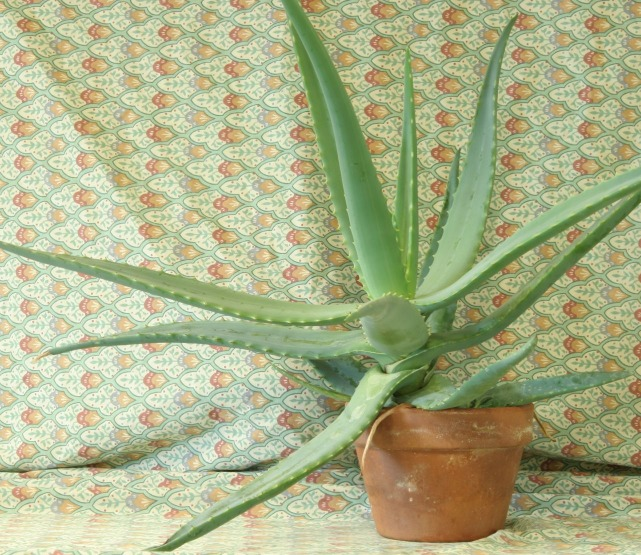
#> input picture data/aloeL.jpg, 641 x 555 px
$ jupyter execute lab08_stereo_depth.ipynb   (older library calls are emulated)
#> lines starting #> are read from the running program, lines starting #| are printed output that depends on the picture; after the words box and inside, x2 and y2 are one past the last pixel; in counts of white or black regions, pixels touching at a corner belong together
# Лабораторная работа №8. Эпиполярная геометрия, disparity и глубина

Условие — в [методичке](CSE5382_15_лабораторных_работ_математические_методы_in_CV.md), раздел «Лабораторная работа №8».

**Данные.** `data/aloeL.jpg`, `data/aloeR.jpg` — ректифицированная стереопара из примеров OpenCV (растение алоэ на фоне ткани), уменьшенная вдвое до 641×555.

> **Оговорка о масштабе.** Калибровка к этой паре не приложена. Значения $f=1870$ px и $B=0.16$ м ниже взяты условно — только чтобы перевести disparity в метры и показать порядок величин. Абсолютные глубины поэтому иллюстративные. Все выводы о *чувствительности* (как ошибка disparity превращается в ошибку глубины) от выбора $f$ и $B$ не зависят: они входят в формулы общим множителем.

## 1. О чём эта работа

### Знакомый пример

Вытяните руку с поднятым пальцем и смотрите на него то левым, то правым глазом. Палец «прыгает» относительно фона. Поднесите палец к носу — прыжок станет большим. Посмотрите так же на дерево за окном — оно почти не сдвинется. Мозг по величине этого сдвига оценивает расстояние. Две камеры рядом делают то же самое.

### Основная идея

Две камеры смотрят параллельно и стоят на расстоянии $B$ друг от друга. Одна и та же точка сцены на левом снимке окажется правее, чем на правом. Величина сдвига в пикселях — **disparity**. Близкие предметы сдвигаются сильно, далёкие — слабо. Из сдвига по простой формуле получается расстояние.

### Понятия

- **Baseline** $B$ — расстояние между центрами камер.
- **Disparity** $d=x_L-x_R$ — разность горизонтальных координат одной и той же точки на левом и правом снимках, в пикселях.
- **Ректификация** — преобразование пары так, чтобы одна и та же точка сцены лежала на **одной строке** обоих снимков. После неё пару для пикселя нужно искать только вдоль строки, а не по всему кадру.
- **Эпиполярная линия.** Точка на левом снимке задаёт луч в пространстве. Проекция этого луча на правый снимок — прямая; пара точки обязана лежать на ней. У ректифицированной пары эпиполярные линии — строки изображения.
- **Фундаментальная матрица** $F$ (3×3) записывает это ограничение для любой, не обязательно ректифицированной пары камер: для пары точек выполняется $x'^TFx=0$.
- **Disparity map** — картинка, где в каждом пикселе записана его disparity. **Depth map** — картинка расстояний.
- **Block matching (StereoBM)** — для каждого окна левого снимка ищет самое похожее окно в той же строке правого. **Semi-global matching (StereoSGBM)** — дополнительно требует, чтобы соседние пиксели имели близкие disparity (плавность).

### Формулы

Эпиполярное ограничение: $x'^TFx=0$, где $x=(x_L,y_L,1)$, $x'=(x_R,y_R,1)$.

Глубина — из подобия треугольников:

$$Z=\frac{fB}{d}$$

$f$ — фокусное в пикселях (лабораторная 7), $B$ — baseline в метрах, $d$ — disparity в пикселях, $Z$ — расстояние в метрах.

Чувствительность — производная глубины по disparity:

$$\left|\frac{dZ}{dd}\right|=\frac{fB}{d^2}=\frac{Z^2}{fB},\qquad \sigma_Z\approx\frac{fB}{d^2}\,\sigma_d$$

$\sigma_d$ — погрешность disparity (обычно доли пикселя), $\sigma_Z$ — получающаяся погрешность глубины. Вторая форма записи, $Z^2/(fB)$, показывает главное: **ошибка глубины растёт как квадрат расстояния**.

[cell 1]
import cv2
import numpy as np
import matplotlib.pyplot as plt

np.set_printoptions(precision=4, suppress=True)
plt.rcParams.update({"figure.dpi": 80, "image.cmap": "gray"})

LEFT, RIGHT = "data/aloeL.jpg", "data/aloeR.jpg"
F_PX = 1870.0        # условное фокусное, px (см. оговорку)
BASELINE_M = 0.16    # условный baseline, м
MIN_DISP, NUM_DISP = 16, 96
cv2.setRNGSeed(0)

## 2. Вопрос 1 — глубина по disparity

> При f=900 px, B=0.12 m, d=54 px найдите глубину Z.

$$Z=\frac{fB}{d}=\frac{900\cdot0.12}{54}=\frac{108}{54}=2\ \text{м}$$

**Проверка единиц:** пиксели × метры / пиксели = метры.

**Смысл.** Произведение $fB=108$ px·м — константа стереопары. Точка на расстоянии 1 м дала бы disparity 108 px, на 2 м — 54 px, на 4 м — 27 px: каждое удвоение расстояния делит disparity пополам.

[cell 2]
f, B, d = 900.0, 0.12, 54.0
print("fB =", f * B, "px·м;  Z =", f * B / d, "м")
for Z in (1, 2, 4, 8, 16):
    print(f"  Z = {Z:2d} м → d = {f * B / Z:6.2f} px")

**Итог вопроса 1:** $Z=2.0$ м.

## 3. Вопрос 2 — погрешность глубины

> При f=900, B=0.12, d=18, σ_d=0.5 px оцените σ_Z. Объясните, во сколько раз возрастёт чувствительность, если disparity уменьшится в два раза.

**Шаг 1. Глубина:** $Z=108/18=6$ м.

**Шаг 2. Чувствительность.** $Z=fB\cdot d^{-1}$, производная: $dZ/dd=-fB\cdot d^{-2}$. По модулю:

$$\left|\frac{dZ}{dd}\right|=\frac{108}{18^2}=\frac{108}{324}=0.3333\ \text{м/px}$$

Ошибка disparity в один пиксель сдвигает оценку глубины на 33 см.

**Шаг 3. Погрешность.** $\sigma_Z\approx0.3333\cdot0.5\approx0.167$ м — около 17 см при расстоянии 6 м (2.8 %).

**Шаг 4. Если $d$ уменьшится вдвое** (точка вдвое дальше, $d=9$, $Z=12$ м): в знаменателе $d^2$, оно уменьшается в 4 раза, значит чувствительность **возрастает в 4 раза**: $108/81=1.333$ м/px, $\sigma_Z\approx0.667$ м.

**Смысл.** Знак минус в производной — «disparity больше → глубина меньше». Сравним с вопросом 1: там $d=54$, $Z=2$ м, чувствительность $108/54^2=0.037$ м/px. Точка в 3 раза дальше — чувствительность в 9 раз выше. Стереокамера точна вблизи и быстро теряет точность с расстоянием.

**Насколько честна линейная оценка.** Формула $\sigma_Z\approx|dZ/dd|\sigma_d$ — приближение для малых ошибок. Точно: $Z(17.5)=6.171$, $Z(18.5)=5.838$ — отклонения $+0.171$ и $-0.162$ м. Ошибка несимметрична: недооценка disparity дороже переоценки.

[cell 3]
f, B, d, sd = 900.0, 0.12, 18.0, 0.5
Z = f * B / d
sens = f * B / d ** 2
print(f"Z = {Z} м, |dZ/dd| = {sens:.4f} м/px, σ_Z ≈ {sens * sd:.4f} м ({100 * sens * sd / Z:.1f} % от Z)")
print(f"при d/2 = {d / 2}: Z = {f * B / (d / 2)} м, |dZ/dd| = {f * B / (d / 2) ** 2:.4f} м/px — в {(f * B / (d / 2) ** 2) / sens:.0f} раза больше")
print(f"точно: Z(d−σ) − Z = {f * B / (d - sd) - Z:+.4f} м, Z(d+σ) − Z = {f * B / (d + sd) - Z:+.4f} м")
print(f"через Z: Z²/(fB) = {Z ** 2 / (f * B):.4f} м/px — та же чувствительность")

**Итог вопроса 2:** $\sigma_Z\approx0.167$ м; при уменьшении disparity вдвое чувствительность возрастает в 4 раза.

## 4. Задание 3 — код и эксперимент

### Шаги 1–2. Стереопара и grayscale

Пара уже ректифицирована. Проверить это можно глазами: одна и та же деталь должна находиться на одной высоте на обоих снимках (красные линии). Численная проверка — в шаге 10.

[cell 4]
left_bgr, right_bgr = cv2.imread(LEFT), cv2.imread(RIGHT)
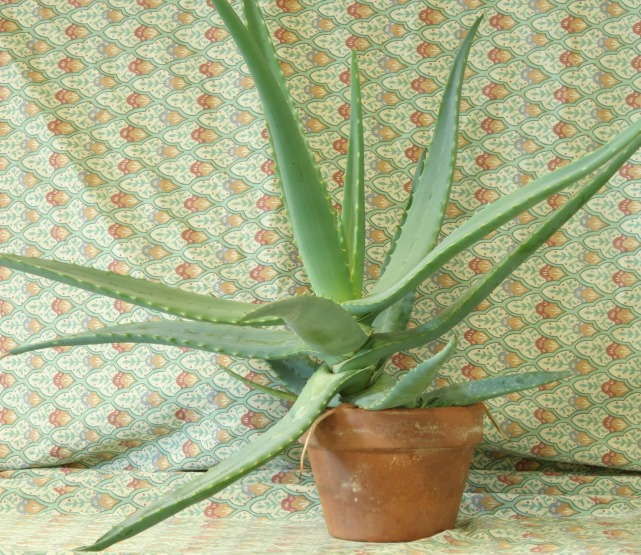
#> input picture data/aloeR.jpg, 641 x 555 px
#> left_bgr is the input picture: shape (555, 641, 3); mean B, G, R 136.8, 177.3, 171.3
#> right_bgr is the input picture: shape (555, 641, 3); mean B, G, R 134.3, 174.3, 168.1
left_gray = cv2.cvtColor(left_bgr, cv2.COLOR_BGR2GRAY)
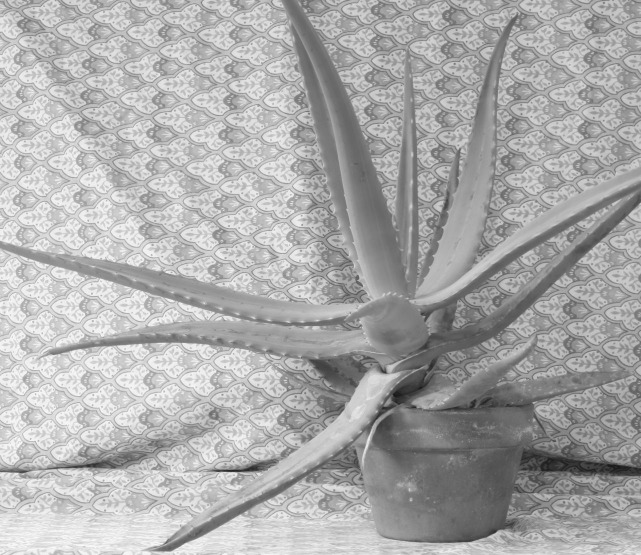
#> left_gray: shape (555, 641); min 23, max 252, mean 170.9
right_gray = cv2.cvtColor(right_bgr, cv2.COLOR_BGR2GRAY)
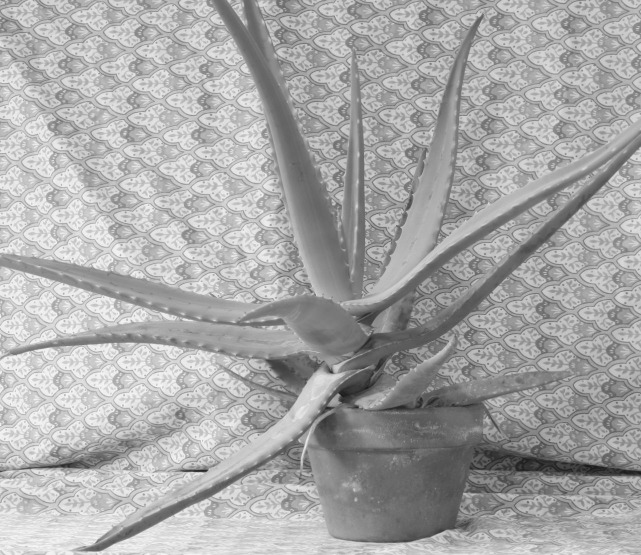
#> right_gray: shape (555, 641); min 23, max 251, mean 167.9
H, W = left_gray.shape
print("размер:", (W, H))
#| размер: (641, 555)

fig, ax = plt.subplots(1, 2, figsize=(12, 5))
for a, im, title in zip(ax, (left_bgr, right_bgr), ("Левый кадр", "Правый кадр")):
    a.imshow(im[..., ::-1]); a.set_title(title); a.axis("off")
    for yy in range(60, H, 90): a.axhline(yy, color="r", lw=0.6)
#> this loop made 2 passes
#> title on passes 1 to 2: 'Левый кадр', 'Правый кадр'
plt.tight_layout(); plt.show()

### Шаги 3–6. StereoBM и StereoSGBM, масштаб disparity, невалидные пиксели

Два технических момента.

**Масштаб.** OpenCV возвращает disparity целыми числами, умноженными на 16 (4 бита отведены под дробную часть — субпиксельная точность 1/16 px). Поэтому результат делим на 16.

**Невалидные пиксели.** Там, где пару найти не удалось, OpenCV записывает значение `minDisparity − 1`. При `minDisparity = 0` это −1, отсюда правило методички «удалить $d\le0$». Мы ищем disparity в диапазоне 16…112 (ближе 16 px в сцене ничего нет), поэтому невалидное значение у нас — 15, и условие валидности: `disp >= MIN_DISP`. Формально $d=15>0$, и без этой поправки невалидные пиксели получили бы «глубину» $fB/15$.

[cell 5]
def run_bm(block):
#> called with block = 9
    bm = cv2.StereoBM_create(numDisparities=NUM_DISP, blockSize=block)
    bm.setMinDisparity(MIN_DISP)
    return bm.compute(left_gray, right_gray).astype(np.float32) / 16.0

def run_sgbm(block, num_disp=NUM_DISP):
#> called with block = 3, num_disp = 96
    sgbm = cv2.StereoSGBM_create(minDisparity=MIN_DISP, numDisparities=num_disp, blockSize=block,
                                 P1=8 * block * block, P2=32 * block * block,
                                 disp12MaxDiff=1, uniquenessRatio=10, speckleWindowSize=100, speckleRange=2)
    return sgbm.compute(left_gray, right_gray).astype(np.float32) / 16.0

def stats(disp, min_disp=MIN_DISP, num_disp=NUM_DISP):
    """Плотность валидной карты и шум: доля валидных пикселей, отличающихся от медианы 5×5 больше чем на 1 px."""
    valid = disp >= min_disp
    region = np.zeros_like(valid); region[:, min_disp + num_disp:] = True     # левая полоса не может иметь пары
    med = cv2.medianBlur(np.where(valid, disp, 0).astype(np.float32), 5)
    noisy = (np.abs(disp - med) > 1.0) & valid
    return 100 * valid[region].mean(), 100 * noisy.sum() / max(valid.sum(), 1), valid

results = {
    "BM, block=9": run_bm(9),
    "BM, block=15": run_bm(15),
    "BM, block=21": run_bm(21),
    "SGBM, block=3": run_sgbm(3),
    "SGBM, block=5": run_sgbm(5),
    "SGBM, block=9": run_sgbm(9),
    "SGBM, block=5, numDisp=64": run_sgbm(5, 64),
}
#> call 4 of run_sgbm, with block = 5, num_disp = 64
#> in run_sgbm (call 4), `return sgbm.compute(left_gray, right_gray).astype(np.float32) / 16.0`:
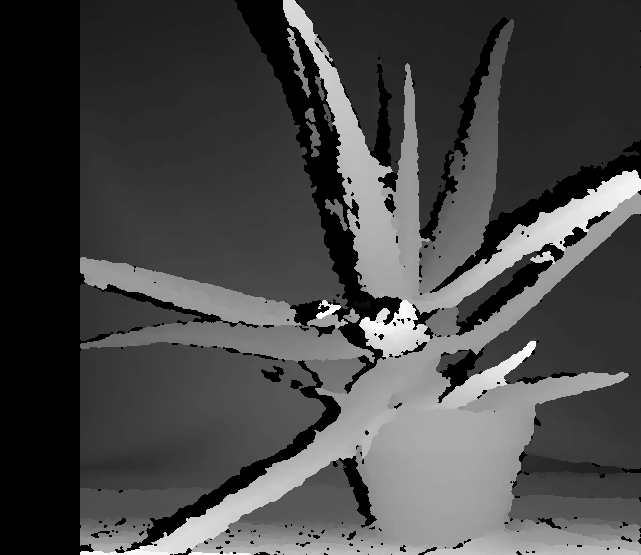
#> returned value: shape (555, 641) float32; min 15, max 79, mean 33; drawn with min black and max white
print(f"{'метод':28}{'плотность, %':>14}{'шум, %':>9}{'d min..max':>16}")
for name, disp in results.items():
    nd = 64 if "numDisp=64" in name else NUM_DISP
    dens, noise, valid = stats(disp, num_disp=nd)
    print(f"{name:28}{dens:14.1f}{noise:9.2f}{f'{disp[valid].min():.1f}..{disp[valid].max():.1f}':>16}")
#> this loop made 7 passes
#> (name, nd, dens, noise) on passes 1 to 7: ('BM, block=9', 96, 79.37, 4.15), ('BM, block=15', 96, 76.25, 1.79), ('BM, block=21', 96, 72.31, 1.32), ('SGBM, block=3', 96, 88.63, 0.894), ('SGBM, block=5', 96, 88.8, 0.675), ('SGBM, block=9', 96, 88.6, 0.474), ('SGBM, block=5, numDisp=64', 64, 89.78, 0.655)
#> (printed output is left out)
#> pass 1, in stats, `valid = disp >= min_disp`:
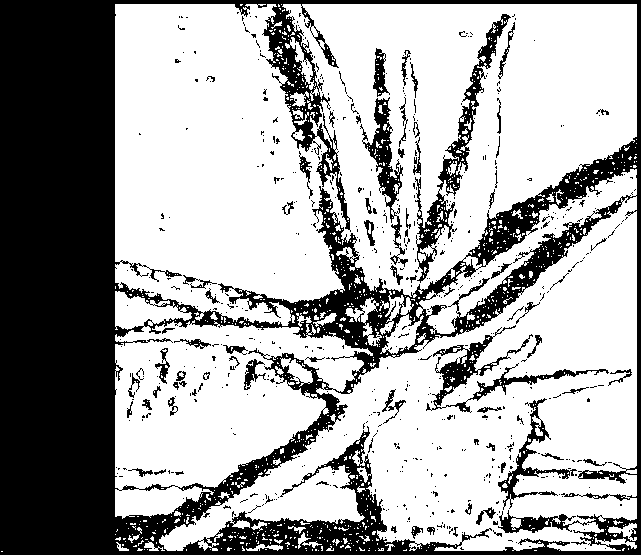
#> valid: shape (555, 641) bool; 65.5% white; 606 black regions (527 under 20 px), largest, box (x1, y1, x2, y2) and area: (0, 0, 641, 555) 107223, (415, 14, 511, 283) 3227, (426, 325, 609, 413) 2379
#> pass 1, in stats, `med = cv2.medianBlur(np.where(valid, disp, 0).astype(np.float32), 5)`:
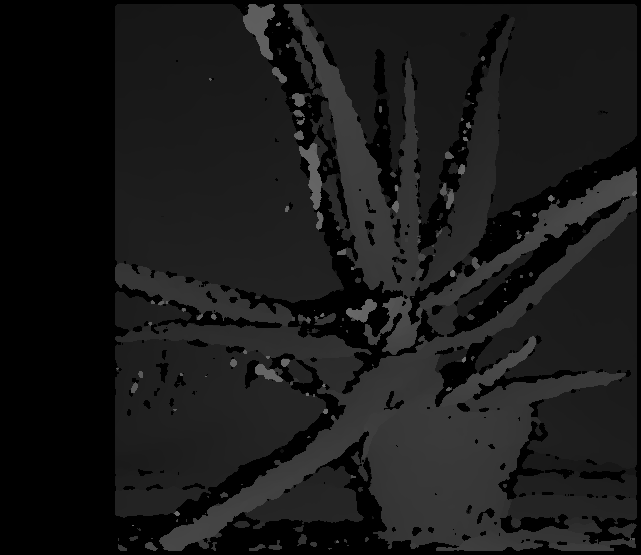
#> med: shape (555, 641) float32; min 0, max 111, mean 25.5
#> pass 1, in stats, `noisy = (np.abs(disp - med) > 1.0) & valid`:
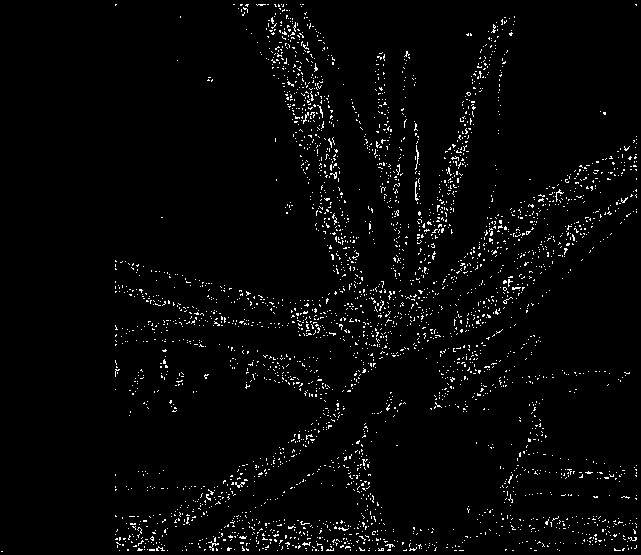
#> noisy: shape (555, 641) bool; 2.7% white in thin lines or dots

disp_bm, disp = results["BM, block=15"], results["SGBM, block=5"]
valid_bm, valid = disp_bm >= MIN_DISP, disp >= MIN_DISP
#> valid: shape (555, 641) bool; 73.3% white; 237 black regions (174 under 20 px), largest, box (x1, y1, x2, y2) and area: (0, 0, 128, 555) 62324, (232, 0, 397, 394) 12080, (430, 136, 641, 293) 4473

# что происходит с ближними пикселями (d > 80), если диапазон поиска обрезан до 16..80
d64 = results["SGBM, block=5, numDisp=64"]
near_px = valid & (disp > MIN_DISP + 64)
#> near_px: shape (555, 641) bool; 0.42% white; 6 white regions, box (x1, y1, x2, y2) and area: (345, 297, 405, 325) 1022, (141, 299, 171, 307) 152, (248, 19, 266, 32) 110, (460, 259, 477, 278) 102, (406, 312, 423, 321) 89, (532, 338, 538, 342) 20
got = near_px & (d64 >= MIN_DISP)
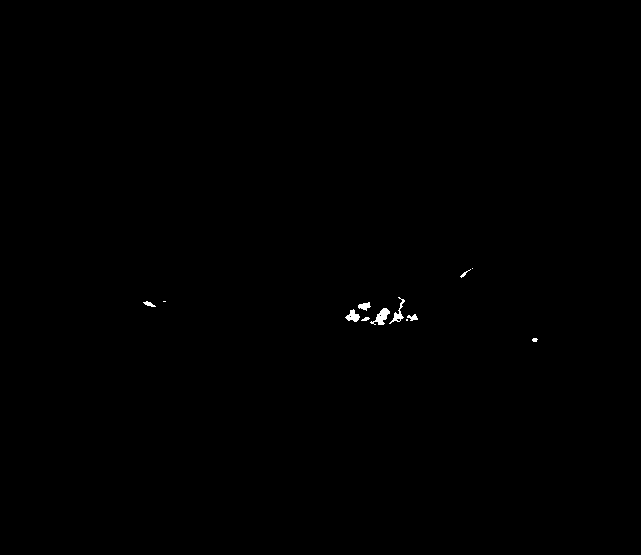
#> got: shape (555, 641) bool; 0.17% white; 12 white regions (4 under 20 px), largest, box (x1, y1, x2, y2) and area: (370, 308, 390, 325) 158, (389, 297, 405, 324) 110, (345, 309, 360, 322) 106
print(f"\nпикселей с d > {MIN_DISP + 64} (по эталонной SGBM): {100 * near_px.mean():.1f} % кадра")
#| пикселей с d > 80 (по эталонной SGBM): 0.4 % кадра
print(f"  при numDisp=64 из них без ответа: {100 * (1 - got.sum() / near_px.sum()):.1f} %; у остальных медианная ошибка disparity = {np.median(np.abs(d64[got] - disp[got])):.1f} px")
#|   при numDisp=64 из них без ответа: 59.9 %; у остальных медианная ошибка disparity = 17.6 px

fig, ax = plt.subplots(1, 3, figsize=(17, 4.6))
for a, (dm, vm, title) in zip(ax, [(disp_bm, valid_bm, "StereoBM, block=15"), (disp, valid, "StereoSGBM, block=5")]):
    im = a.imshow(np.where(vm, dm, np.nan), cmap="turbo", vmin=MIN_DISP, vmax=MIN_DISP + NUM_DISP); a.set_title(title + " (белое — нет данных)"); a.axis("off")
    plt.colorbar(im, ax=a, fraction=0.04, label="disparity, px")
#> this loop made 2 passes
#> title on passes 1 to 2: 'StereoBM, block=15', 'StereoSGBM, block=5'
ax[2].imshow(np.where(near_px, np.where(got, 1.0, 0.5), 0.0), cmap="gray"); ax[2].set_title("d > 80 px: серое — нет ответа при numDisp=64, белое — неверный ответ"); ax[2].axis("off")
plt.tight_layout(); plt.show()

«Плотность» — доля пикселей с найденной disparity. Считается без левой полосы шириной `minDisparity + numDisparities`: для пикселей у левого края левого кадра пара на правом кадре находилась бы за его границей, и найти её нельзя в принципе.

При `numDisparities=64` диапазон поиска 16…80 px, а у самых ближних листьев disparity больше 80. Таких пикселей мало (0.4 % кадра), поэтому общая плотность почти не меняется, но для них результат плохой: около 60 % остались без ответа, а остальным алгоритм приписал disparity с ошибкой ≈ 18 px — то есть уверенно выдал неверное расстояние. Диапазон поиска обязан покрывать самый близкий объект сцены.

### Шаг 7. Depth = fB/d

[cell 6]
depth = np.full_like(disp, np.nan, dtype=np.float32)
depth[valid] = F_PX * BASELINE_M / disp[valid]
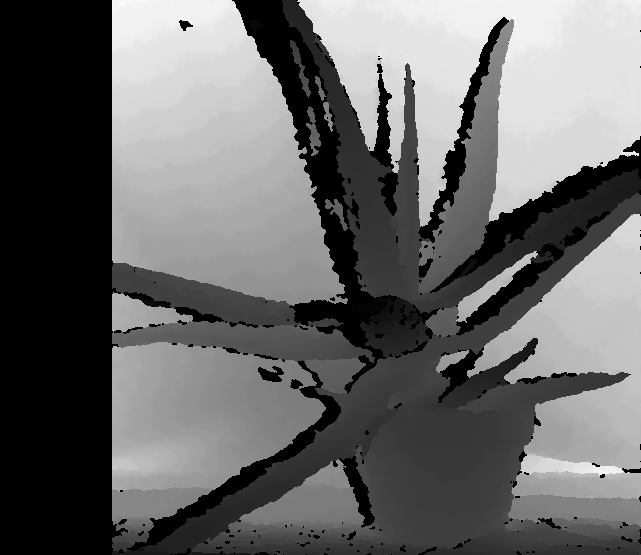
#> depth: shape (555, 641) float32; 26.72% of the values are NaN or infinite; the others: min 2.83, max 13.56, mean 8.81; drawn with min black, max white, NaN and infinite black
print(f"fB = {F_PX * BASELINE_M:.1f} px·м (условные f и B)")
print(f"глубина: min = {np.nanmin(depth):.2f} м, медиана = {np.nanmedian(depth):.2f} м, max = {np.nanmax(depth):.2f} м")
#| глубина: min = 2.83 м, медиана = 9.39 м, max = 13.56 м

plt.figure(figsize=(7, 5))
im = plt.imshow(depth, cmap="turbo_r"); plt.colorbar(im, fraction=0.04, label="Z, м (условный масштаб)")
plt.title("Depth map из SGBM"); plt.axis("off"); plt.show()
#> after `plt.title('Depth map из SGBM')`:
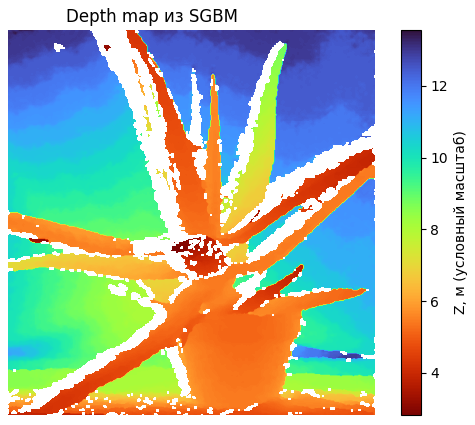
#> figure drawn by matplotlib, 2 panels

### Шаги 8–9. Десять точек: Z(d−1), Z(d), Z(d+1)

Точки выбираются воспроизводимо: 10 квантилей распределения disparity от ближних объектов (большая $d$) к дальним (малая $d$); для каждого берётся пиксель с ближайшим значением.

[cell 7]
ys, xs = np.nonzero(valid)
dv = disp[valid]
quantiles = np.linspace(0.99, 0.01, 10)
rows = []
for q in quantiles:
    target = np.quantile(dv, q)
    i = np.argmin(np.abs(dv - target))
    rows.append((xs[i], ys[i], dv[i]))
#> this loop made 10 passes
#> (target, i) on passes 1 to 8: (75.62, 81339), (57.88, 97008), (54.12, 94099), (43.81, 54191), (34, 9520), (30.31, 87427), (28.06, 55622), (26, 29602)
#> (the rest of the program and of its run is left out)
